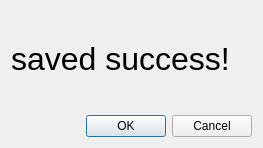
<?xml version="1.0" encoding="UTF-8"?>
<ui version="4.0">
 <class>Dialog</class>
 <widget class="QDialog" name="Dialog">
  <property name="geometry">
   <rect>
    <x>0</x>
    <y>0</y>
    <width>263</width>
    <height>148</height>
   </rect>
  </property>
  <property name="windowTitle">
   <string>Dialog</string>
  </property>
  <layout class="QVBoxLayout" name="verticalLayout">
   <item>
    <widget class="QLabel" name="label">
     <property name="text">
      <string>&lt;html&gt;&lt;head/&gt;&lt;body&gt;&lt;p&gt;&lt;span style=&quot; font-size:24pt;&quot;&gt;saved success!&lt;/span&gt;&lt;/p&gt;&lt;/body&gt;&lt;/html&gt;</string>
     </property>
     <property name="textInteractionFlags">
      <set>Qt::LinksAccessibleByMouse</set>
     </property>
    </widget>
   </item>
   <item>
    <widget class="QDialogButtonBox" name="buttonBox">
     <property name="orientation">
      <enum>Qt::Horizontal</enum>
     </property>
     <property name="standardButtons">
      <set>QDialogButtonBox::Cancel|QDialogButtonBox::Ok</set>
     </property>
    </widget>
   </item>
  </layout>
 </widget>
 <resources/>
 <connections>
  <connection>
   <sender>buttonBox</sender>
   <signal>accepted()</signal>
   <receiver>Dialog</receiver>
   <slot>accept()</slot>
   <hints>
    <hint type="sourcelabel">
     <x>218</x>
     <y>184</y>
    </hint>
    <hint type="destinationlabel">
     <x>157</x>
     <y>215</y>
    </hint>
   </hints>
  </connection>
  <connection>
   <sender>buttonBox</sender>
   <signal>rejected()</signal>
   <receiver>Dialog</receiver>
   <slot>reject()</slot>
   <hints>
    <hint type="sourcelabel">
     <x>286</x>
     <y>190</y>
    </hint>
    <hint type="destinationlabel">
     <x>286</x>
     <y>215</y>
    </hint>
   </hints>
  </connection>
 </connections>
</ui>
